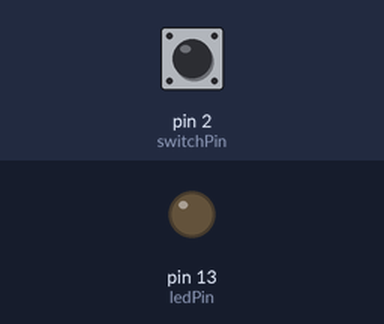
Bench run of a sketch on a simulated Arduino Uno, built with avr-gcc and run on an emulated ATmega328P. Shown: output pins drawn as LEDs (lit = HIGH). Inputs (shaded band) come from the test bench; at power-on: pin 2 (switchPin) HIGH.

Above: at 1.2 s.
1.3 s: pin 2 (switchPin) pulled LOW for 0.15 s
At 2.2 s:
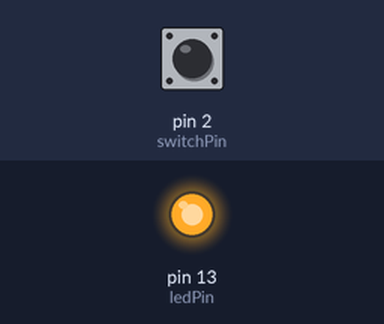
3.9 s: pin 2 (switchPin) pulled LOW for 1 s
At 6.3 s:
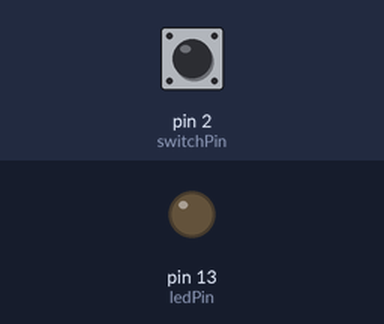
7.4 s: pin 2 (switchPin) pulled LOW for 3.2 s
At 11.0 s:
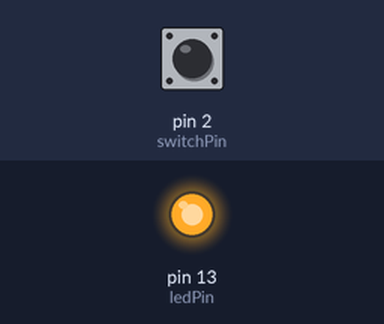
Timing chart, 0 to 15.1 s (numbered marks = the images above; inputs shaded):
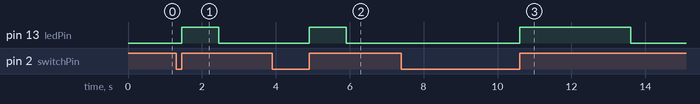

The sketch:

ButtonPressShortLong.ino
```cpp
int ledPin = 13;
int switchPin = 2;
byte switchState = 1;
byte lastState = 1;
word shortDuration = 1000;
word longDuration = 3000;
unsigned long switchTime = 0;

void setup() {
  pinMode(switchPin, INPUT_PULLUP);
  pinMode(ledPin, OUTPUT);
}

void loop() {
  switchState = digitalRead(switchPin);

  if (!switchState && lastState) {  // just pressed
    lastState = switchState;
    switchTime = millis(); // start timer
  }
  if (switchState && !lastState) {   // just released
    if (((millis() - switchTime) <= shortDuration) && ((millis() - switchTime) <= longDuration)) { // short press
      digitalWrite(ledPin, HIGH);
      delay(shortDuration);
      digitalWrite(ledPin, LOW);
      lastState = switchState;
    }
    if ((millis() - switchTime) > longDuration) { // long press
      digitalWrite(ledPin, HIGH);
      delay(longDuration);
      digitalWrite(ledPin, LOW);
      lastState = switchState;
    }
  }
}
```

Measured:
- after the input at 1.3 s, pin 13 (ledPin): LOW → HIGH after 0.15 s, → LOW 1.0 s later
- after the input at 3.9 s, pin 13 (ledPin): LOW → HIGH after 1.0 s, → LOW 1.0 s later
- after the input at 7.4 s, pin 13 (ledPin): LOW → HIGH after 3.2 s, → LOW 3.0 s later
